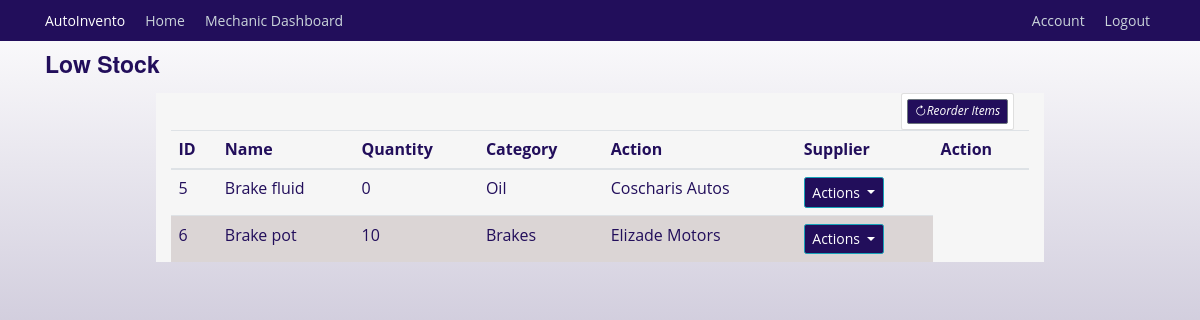
The page /inventory/low_inventory (signed in) on the database as committed earlier.
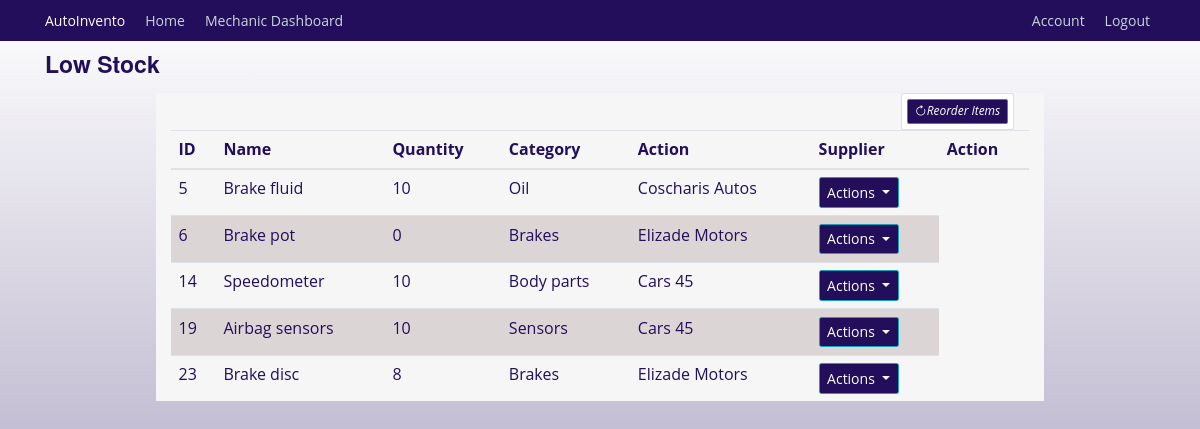
The same page on the database as committed later.
### autoinvento/models.py (models this page shows, shortened)
class InventoryItem(db.Model):
    id = db.Column(db.Integer, primary_key=True)
    name = db.Column(db.String(128), unique=True, nullable=False, index=True)
    quantity = db.Column(db.Integer, nullable=False)
    category = db.Column(db.String(50), nullable=False)
    low_stock_threshold = db.Column(db.Integer, default=10)
    date_added = db.Column(db.DateTime, default=datetime.utcnow)
    supplier_id = db.Column(db.Integer, db.ForeignKey('supplier.id'))
    supplier = db.relationship('Supplier', back_populates='items')
    usage_logs = db.relationship('UsageLog', back_populates='items', cascade='all, delete-orphan')
    notifications = db.relationship('Notification', back_populates='items', cascade='all, delete-orphan')
    requests = db.relationship('InventoryRequest', back_populates='requested_item')

class Supplier(db.Model):
    id = db.Column(db.Integer, primary_key=True)
    name = db.Column(db.String(100), unique=True, nullable=False)
    email = db.Column(db.String(120), unique=True, nullable=False)
    phone_number = db.Column(db.Integer, unique=True, nullable=True)
    contact = db.Column(db.String(125), nullable=True)
    items = db.relationship('InventoryItem', back_populates='supplier')

### autoinvento/inventory/routes.py (the view)
@inventory.route('/inventory/low_inventory', methods=['GET', 'POST'])
@login_required
def low_inventory():
    low_inventory = InventoryItem.query.filter(InventoryItem.quantity <= InventoryItem.low_stock_threshold)
    return render_template('low_inventory.html', title='Low Inventory', low_inventory=low_inventory)

### autoinvento/models.py (called while the page is built)
@login_manager.user_loader
def load_user(mechanic_id):
    return Mechanics.query.get(int(mechanic_id))

### autoinvento/templates/low_inventory.html (shortened to what this page needs)
{% extends "base.html" %} {% block content %}
    <h3>Low Stock</h3>
    <div class="container mt-4 background">
      <div class="col-md-2 float-right">
        <div class="card p-2">
          <a
            class="btn btn-sm btn-secondary"
            href="{{ url_for('inventory.add_inventory') }}"
            ><i class="bi bi-arrow-clockwise">Reorder Items</i></a
          >
        </div>
      </div>
      <table class="table">
        <thead>
          <tr>
            <th>ID</th>
            <th>Name</th>
            <th>Quantity</th>
            <th>Category</th>
            <th>Action</th>
            <th>Supplier</th>
            <th>Action</th>
          </tr>
        </thead>
        <tbody>
          {% for inventory in low_inventory %}
          <tr>
            <td>{{ inventory.id }}</td>
            <td>{{ inventory.name }}</td>
            <td>{{ inventory.quantity }}</td>
            <td>{{ inventory.category }}</td>
            <td>{{ inventory.supplier.name }}</td>
            <td>
              <div class="dropdown">
                <button
                  class="btn btn-info dropdown-toggle"
                  type="button"
                  data-bs-toggle="dropdown"
                  aria-expanded="false"
                >
                  Actions
                </button>
              </div>
            </td>
          </tr>
          {% endfor %}
        </tbody>
      </table>
    </div>
{% endblock content %}

### autoinvento/templates/base.html (shortened to what this page needs)
<html lang="en">
<head>
    <link rel="stylesheet" href="https://cdn.jsdelivr.net/npm/bootstrap-icons@1.10.5/font/bootstrap-icons.css">
    <link rel="stylesheet" href="https://maxcdn.bootstrapcdn.com/bootstrap/4.0.0/css/bootstrap.min.css">
    <link rel="stylesheet" href="{{ url_for('static', filename='css/styles.css') }}">
</head>
<body>
    <header class="site-header">
        <nav class="navbar navbar-expand-md navbar-dark bg-steel fixed-top">
          <div class="container">
            <a class="navbar-brand mr-4" href="{{ url_for('main.index') }}">AutoInvento</a>
            <div class="collapse navbar-collapse" id="navbarToggle">
              <div class="navbar-nav mr-auto">
                {% if current_user.is_authenticated %}
                  <a class="nav-item nav-link" href="{{ url_for('main.index') }}">Home</a>
                  {% if not current_user.is_superuser %}
                    <a class="nav-item nav-link" href="{{ url_for('users.mechanic_dashboard') }}">Mechanic Dashboard</a>
                  {% endif %}
                {% endif %}
              </div>
              <div class="navbar-nav">
                {% if current_user.is_authenticated %}
                    <a class="nav-item nav-link" href="{{ url_for('users.account') }}">Account</a>
                    <a class="nav-item nav-link" href="{{ url_for('users.logout') }}">Logout</a>
                {% else %}
                  <a class="nav-item nav-link" href="{{ url_for('users.login') }}">Login</a>
                {% endif %}
              </div>
            </div>
          </div>
        </nav>
      </header>
      <main role="main" class="container sec">
        <div class="row">
          <div class="col-md-12">
            {% block content %}{% endblock %}
          </div>
        </div>
      </main>
  </body>
</html>

### autoinvento/static/css/styles.css (style rules this page uses)
:root { --color-primary: #220e5b; --color-black: #090909; --text-color: var(--color-black); --color-white: #ffffff; --color-background: #f6f6f6; --font-family-base: "Open Sans", "Helvetica Neue", Helvetica, Arial, sans-serif; --font-family-title: "Raleway", "Helvetica Neue", Helvetica, Arial, sans-serif; --font-size-small: 1.2rem; --font-size-medium: 1.4rem; --font-size-large: 1.8rem; --font-size-x-large: 2.3rem; --font-size-xx-large: 3.5rem; --font-weight-regular: 400; --font-weight-bold: 700; --nav-item-font-family: var(--font-family-title); --nav-item-font-weight: var(--font-weight-bold); --nav-item-font-size: var(--font-size-medium); --nav-item-letter-spacing: 0.04rem; --nav-item-display: inline-block; --nav-item-margin: 0 0 3rem 0; --nav-item-link-hover: var(--color-white); --section-tagline-margin: 0; --button-display: inline-block; --section-padding: 4rem 0; --section-header-padding: 0 0 3rem; --section-body-padding: 0 0 3rem; --section-header-align: center; --section-title-margin: 0; }
html { scroll-behavior: smooth; font-size: 62.5%; }
body { background: linear-gradient(180deg, var(--color-background), #689fc4); color: var(--color-primary); margin-top: 5rem; font-family: var(--font-family-base); font-size: var(--font-size-medium); font-weight: var(--font-weight-regular); }
h1, h2, h3, h4, h5, h6 { color: var(--color-primary); font-family: var(--font-family-title); font-weight: var(--font-weight-bold); }
.navbar-brand.mr-4 { transform: none; font-size: var(--font-size-medium); }
.navbar-nav { gap: 10px; }
.bg-steel { background-color: var(--color-primary); }
.site-header .navbar-nav .nav-link { color: #cbd5db; }
.row { display: flex; justify-content: space-evenly; }
tr:nth-child(even) { background-color: #dbd5d5; }
.btn.btn-info.dropdown-toggle { background-color: var(--color-primary); font-size: var(--font-size-medium); }
.col-md-12 h3 { font-size: var(--font-size-x-large); color: var(--color-primary); }
.container.background { margin-top: 20; background: var(--color-white); width: 80%; }
.btn.btn-sm.btn-secondary { background-color: var(--color-primary); font-size: var(--font-size-small); }
.container.mt-4 { background-color: var(--color-background); }

Rows that differ between the two databases and show on the page:
changed InventoryItem "Brake fluid": quantity "0" → "10"
changed InventoryItem "Brake pot": quantity "10" → "0"
added InventoryItem: id "14", name "Speedometer", quantity "10", category "Body parts", supplier.name "Cars 45"
added InventoryItem: id "19", name "Airbag sensors", quantity "10", category "Sensors", supplier.name "Cars 45"
added InventoryItem: id "23", name "Brake disc", quantity "8", category "Brakes", supplier.name "Elizade Motors"
